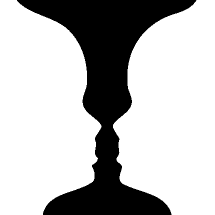
%> input picture rubin.gif, 215 x 215 px
$ octave --eval "MPCR_OscillatorSeg;"   (GNU Octave 9; MATLAB toolbox functions it lacks are replaced by stand-ins)
%> lines starting %> are read from the running program, lines starting %| are printed output that depends on the picture; in (x1, y1, x2, y2) boxes, pixels count from 0 and x2, y2 are one past the last pixel; in counts of white or black regions, pixels touching at a corner belong together; the program's own positions count from 1
%William Hahn
%Nonlinear Oscillator Network for Simple Image Segmentation
%
%********************************************************************%
function[]=MPCR_OscillatorSeg()

clc
clear all
close all
tic

%********************************************************************%
% Synthetic Image for Oscillator Segmentation
%********************************************************************%
n=20;
% A=zeros(n);
A(6:15,6:15)=255;
A(1:5,11:20)=127;
A(16:20,11:20)=127;
A(6:15,16:20)=127;

% [13 lines of commented-out code are left out]

B=imread('rubin.gif','gif');
%> B is the input picture: size 215x215 uint8; min 0, max 255, mean 185.6
% % B=imread('triangle.jpg','jpg');
% %
%  B=imresize(B,[n n]);
% B=rgb2gray(B);
 A=im2double(B);


u=A(1:end);


black=find(u==0);
%> black = 12404 values from 3656 to 41926
gray=find(u==127);
%> gray = []
white=find(u==255);
%> white = []

%%
A=A+5.*(randn(size(A))-randn(size(A)));
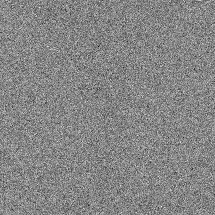
%> A: size 215x215 double; min -37.85, max 35.39, mean 0.7; drawn with min black and max white
u=A(1:end);
%%


figure(1)
imshow(A, [0 255],'InitialMagnification','fit');
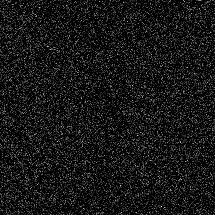
%> displayed picture: size 215x215, on the screen's scale of 0 to 255; min 0, max 35, mean 3.2; drawn with min black and max white

pause

%
% figure(10)
% hist(u);

umin=min(u);
%> umin = -37.85
umax=max(u);
%> umax = 35.39

Imin=0.8;
Imax=2;
beta=10;%10;
omega=3;%3;

I=(u-umin).*((Imax-Imin)/(umax-umin))+Imin;


%********************************************************************%
%********************************************************************%

N=n^2; % Number of Oscillators in Network

xy=[1:N;1:N]';
d = zeros(N);

for k = 1:N

    d(k,:) = sqrt(sum((xy(k*ones(N,1),:) - xy).^2,2)) < omega;

end


uu=u(:,ones(1,size(u,1)));


k=-0.5*ones(N);

k=k+2.*exp((-(abs(uu'-uu)).^2)/(beta^2)).*d;
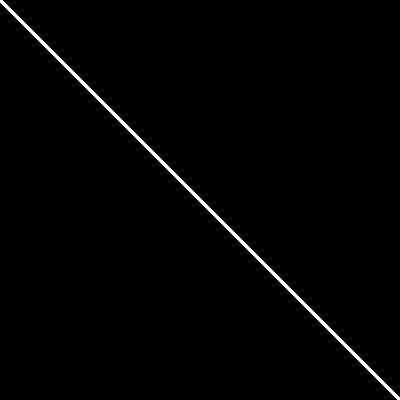
%> k: size 400x400 double; values -0.5 (black) and 1.5 (white), 1.2% white; 1 white region, box (x1, y1, x2, y2) and area: (0, 0, 400, 400) 1994

k=k*0.001;

%k=0.001*rand(N);

%k=0.001*ones(N);


%
% figure(12)
% imshow(k)
%


%********************************************************************%
%********************************************************************%

t0=0;
tf=2;

numpts=200*tf;

filename='oscillators';

h=(tf-t0)/(numpts-1); %define step size

t=t0:h:tf; %build time vector

v=zeros(N,numpts);
w=zeros(N,numpts);


index=1;

% v(:,index)=0.01.*(rand(1,N)-rand(1,N))';
% w(:,index)=0.01.*(rand(1,N)-rand(1,N))';


figure(2)
low=min(v(:,index));
high=max(v(:,index));
imshow(reshape(v(:,index),n,n), [low high],'InitialMagnification','fit');drawnow;


%********************************************************************%
%Euler's method and Second Order Runge-Kutta
%********************************************************************%
%********************************************************************%

for index=1:numpts-1


      v(:,index+1)=v(:,index)+h*dv_dt(v(:,index),w(:,index),k,I);
% [163 lines not run here, left out]
function[slope]=dv_dt(v,w,k,I)

slope=3.*v-v.^3-v.^7+2-w+I';

vv=v(:,ones(size(v,1),1));

slope=slope+sum(k.*(vv'-vv),2);

end

%********************************************************************%

function[slope]=dw_dt(v,w,k)

% [7 lines of commented-out code are left out]

alpha=210.04;
c=0.3964;
rho=22.72;


slope=c.*(alpha.*(-1+2./(1+exp(-2*(rho.*v))))-w);

%slope=c.*(alpha.*(tanh(rho.*v))-w);

ww=w(:,ones(size(w,1),1));

slope=slope+sum(k.*(ww'-ww),2);

end


%********************************************************************%
%********************************************************************%
%> (the run ends here)
